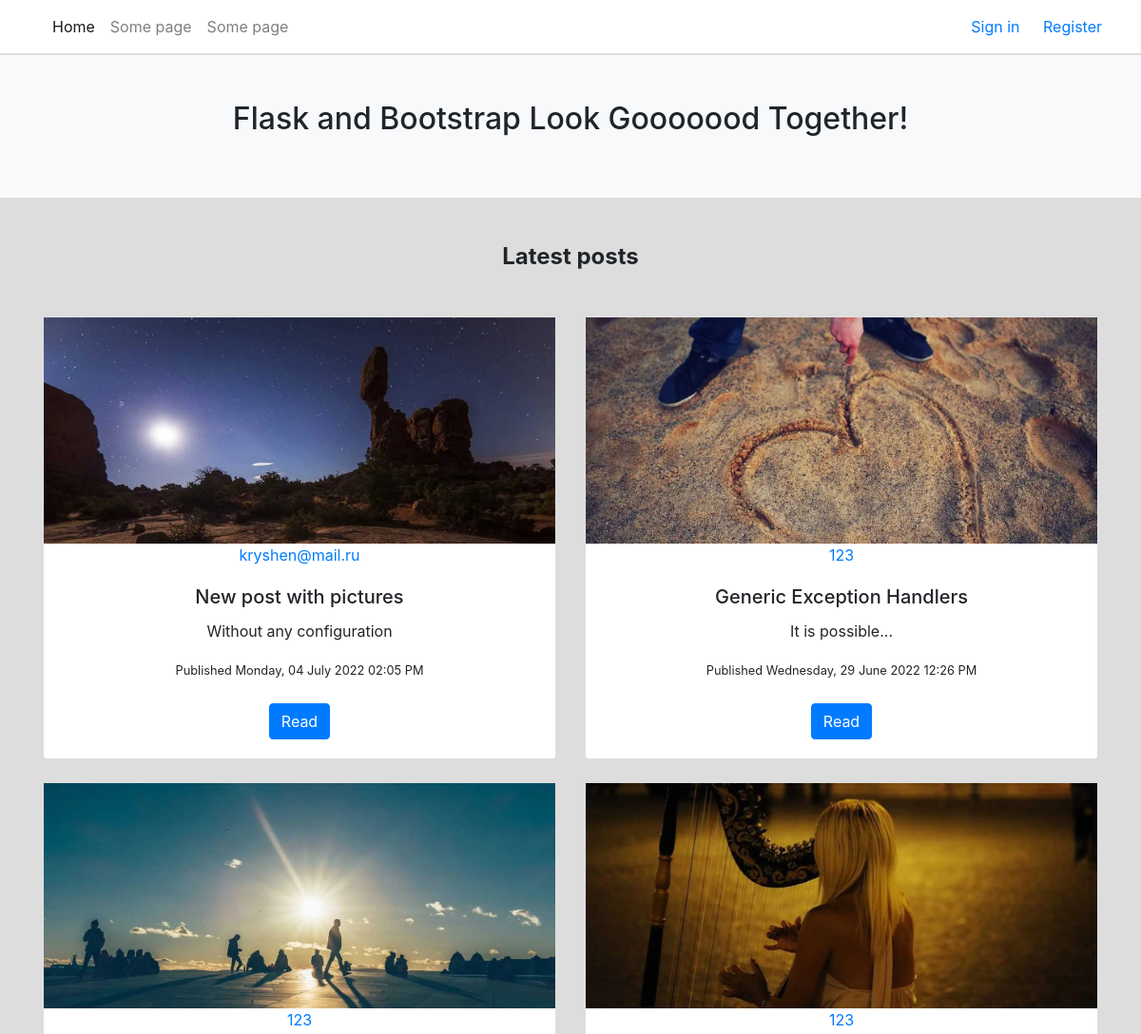
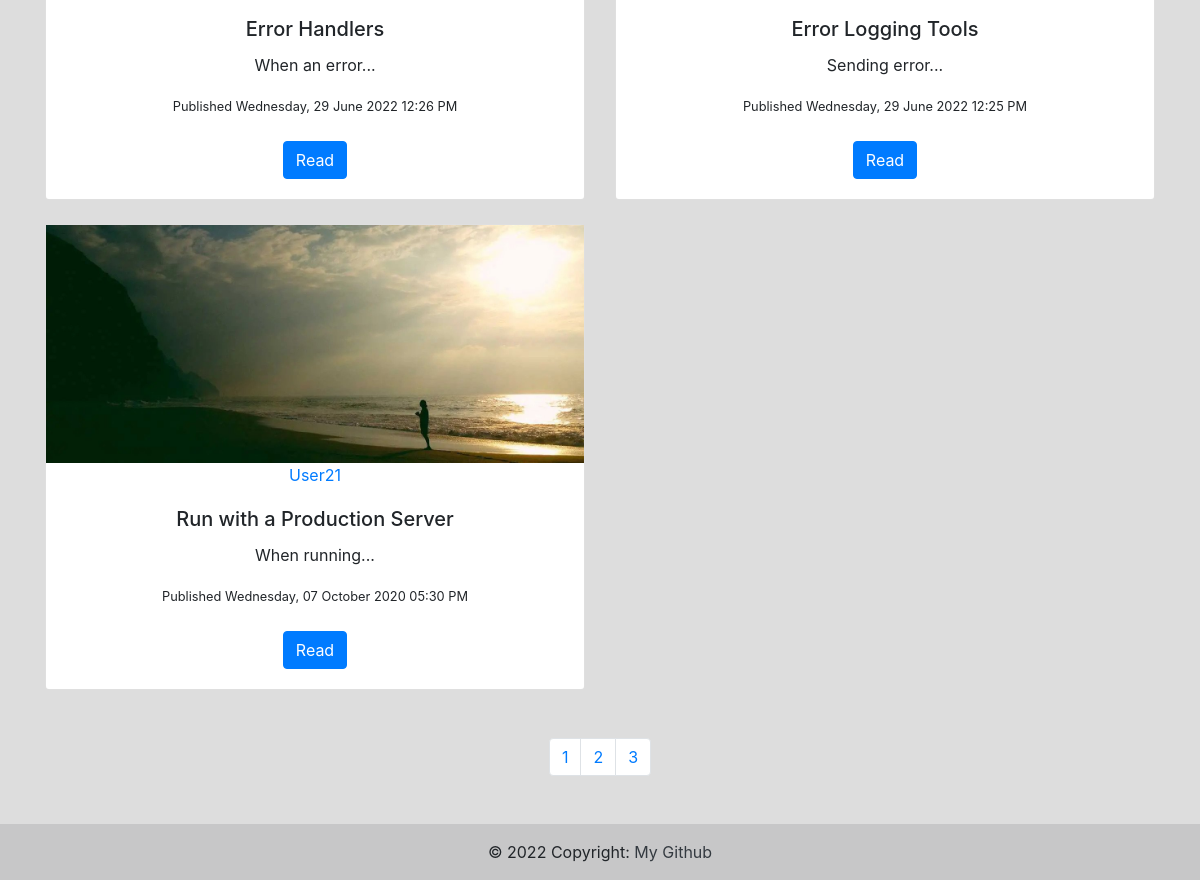
The page /home on the database its author committed (2 pictures, top to bottom).
### FlaskBlog/models.py (models this page shows, shortened)
class Post(db.Model):
    id = db.Column(db.Integer, primary_key=True)
    title = db.Column(db.String(100), nullable=False)
    date_posted = db.Column(db.DateTime, nullable=False,
                            default=datetime.utcnow)
    content = db.Column(db.Text, nullable=False)
    user_id = db.Column(db.Integer, db.ForeignKey('user.id'), nullable=False)
    post_image = db.Column(db.String(20), nullable=True, default='071.jpg')

class User(db.Model, UserMixin):
    id = db.Column(db.Integer, primary_key=True)
    username = db.Column(db.String(20), unique=True, nullable=False)
    email = db.Column(db.String(120), unique=True, nullable=False)
    image_file = db.Column(db.String(20), nullable=False,
                           default='default.png')
    password = db.Column(db.String(60), nullable=False)
    posts = db.relationship('Post', backref='author', lazy=True)

### FlaskBlog/main/routes.py (the view)
@main.route("/")
@main.route("/home")
def home():
    page = request.args.get('page', 1, type=int)
    posts = Post.query.order_by(Post.date_posted.desc()). \
        paginate(page=page, per_page=5)
    return render_template('home.html', posts=posts)

### FlaskBlog/templates/home.html (shortened to what this page needs)
{% extends "layout.html" %}
{% block content %}
  <main class="my-5">
    <div class="container">
      <section class="text-center">
        <h4 class="mb-5"><strong>Latest posts</strong></h4>
{% include "postfeed.html" %}
      </section>
    </div>
  </main>
{% endblock content %}

### FlaskBlog/templates/postfeed.html (shortened to what this page needs)
<div class="row gx-5">
{% for post in posts.items %}
          <div class="col-md-6 mb-4">
            <div class="card">
              <div class="bg-image hover-overlay ripple" data-mdb-ripple-color="light">
                <img src="{{ url_for('static', filename='images/' +
                                            post.post_image)}}" class="img-fluid justify-content-center max-width: 100%" width="1500" max-height="250"/>
                <a href="{{ url_for('users.user_posts', username=post.author.username) }}" id="author"
                   class="text-decoration-none">{{ post.author.username }}</a>
              </div>
              <div class="card-body">
                <h5 class="card-title" >{{ post.title }}</h5>
                <p class="card-text">
                  {{ post.content|truncate(20) }}
                </p>
                <small>Published {{ post.date_posted.strftime('%A, %d %B %Y %I:%M %p') }}</small>
                <br>
                <br>
                <a href="{{ url_for('posts.view_post', post_id=post.id) }}" class="btn btn-primary">Read</a>
              </div>
            </div>
          </div>
  {% endfor %}
  </div>
      <nav class="my-4" aria-label="...">
        <ul class="pagination pagination-circle justify-content-center">
          {% for page_num in posts.iter_pages(left_edge=1, right_edge=1, left_current=1, right_current=2) %}
            {% if page_num %}
              {% if page_num != page_num.page %}
          <li class="page-item"><a class="page-link" href="{{ url_for('main.home', page=page_num) }}">{{ page_num }}</a></li>
              {% else %}
          <li class="page-item active" aria-current="page">
            <a class="page-link" href="#">2 <span class="sr-only">{{ page_num }}</span></a>
          </li>
              {% endif %}
            {% else %}
          <li class="page-item"><a class="page-link" href="#">...</a></li>
          {% endif %}
          {% endfor %}

### FlaskBlog/templates/layout.html (style rules this page uses)
body { background-color:#ddd; }

### rows shown on the page
Post: post_image (picture), author.username "kryshen@mail.ru", title "New post with pictures", content "Without any configuration", date_posted "Monday, 04 July 2022 02:05 PM"
Post: post_image (picture), author.username "123", title "Generic Exception Handlers", content "It is possible...", date_posted "Wednesday, 29 June 2022 12:26 PM"
Post: post_image (picture), author.username "123", title "Error Handlers", content "When an error...", date_posted "Wednesday, 29 June 2022 12:26 PM"
Post: post_image (picture), author.username "123", title "Error Logging Tools", content "Sending error...", date_posted "Wednesday, 29 June 2022 12:25 PM"
Post: post_image (picture), author.username "User21", title "Run with a Production Server", content "When running...", date_posted "Wednesday, 07 October 2020 05:30 PM"

### other values the page prints
{{ page_num }} "1" "2" "3"
